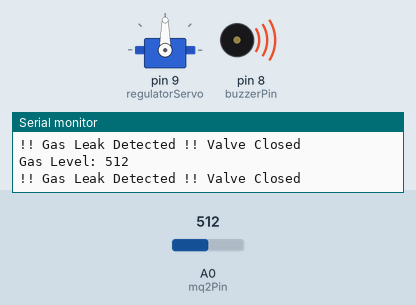
A sketch run on a simulated Arduino Uno, built with avr-gcc and run on an emulated ATmega328P. Shown: servo, buzzer (waves = sounding, pin HIGH), the last lines printed to the serial monitor. The test bench sets the inputs (shaded band); at power-on: A0 (mq2Pin) = 512.

Above: at 1.8 s.
1.9 s: A0 (mq2Pin) set to 413
3.4 s: A0 (mq2Pin) set to 390
At 5.2 s:
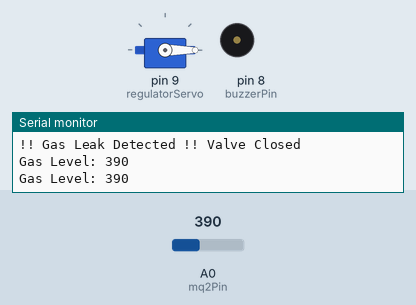
5.5 s: A0 (mq2Pin) set to 410
At 6.7 s:
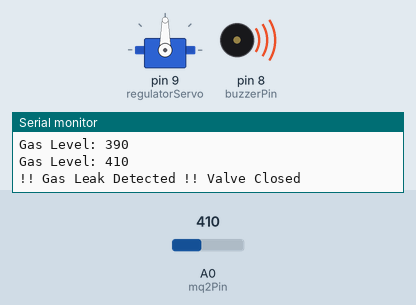
7.5 s: A0 (mq2Pin) set to 306
At 8.3 s:
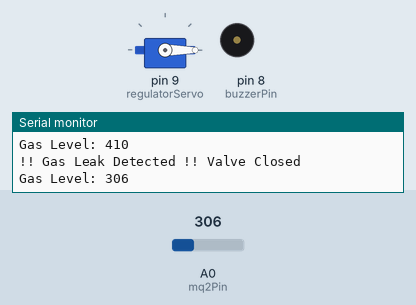
Timing chart, 0 to 10.5 s (numbered marks = the images above; inputs shaded):
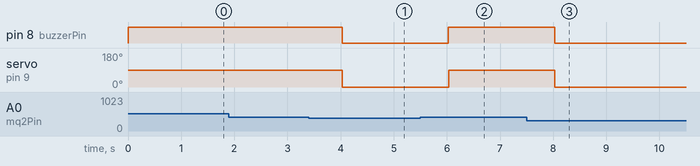

The sketch:

gas_leak_detection.ino
```cpp
#include <Servo.h>

const int mq2Pin = A0;       // MQ-2 sensor analog pin
const int buzzerPin = 8;     // Buzzer pin
const int threshold = 400;   // Gas threshold value (adjust based on testing)

Servo regulatorServo;

void setup() {
  Serial.begin(9600);
  pinMode(buzzerPin, OUTPUT);
  regulatorServo.attach(9);       // Servo motor pin
  regulatorServo.write(0);        // Start in OFF position
  Serial.println("LPG Gas Detector System Initialized");
}

void loop() {
  int gasLevel = analogRead(mq2Pin);
  Serial.print("Gas Level: ");
  Serial.println(gasLevel);

  if (gasLevel > threshold) {
    digitalWrite(buzzerPin, HIGH);   // Turn ON buzzer
    regulatorServo.write(90);        // Turn servo to shut off valve
    Serial.println("!! Gas Leak Detected !! Valve Closed");
  } else {
    digitalWrite(buzzerPin, LOW);    // Turn OFF buzzer
    regulatorServo.write(0);         // Valve remains open
  }

  delay(1000);  // Delay for stability
}
```

Measured:
- the behaviour switches between 401 and 400 on A0 (mq2Pin) (found by bisection; images 0 and 1)
- after the input at 3.4 s, pin 8 (buzzerPin): HIGH → LOW after 0.63 s; servo on pin 9 (regulatorServo): 90° → 0° after 0.63 s
- after the input at 5.5 s, pin 8 (buzzerPin): LOW → HIGH after 0.53 s; servo on pin 9 (regulatorServo): 0° → 90° after 0.53 s
- after the input at 7.5 s, pin 8 (buzzerPin): HIGH → LOW after 0.53 s; servo on pin 9 (regulatorServo): 90° → 0° after 0.53 s
